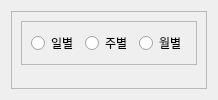
                   <widget class="QWidget" name="record_page">
                    <layout class="QGridLayout" name="gridLayout_10">
                     <item row="0" column="0">
                      <widget class="QFrame" name="frame_25">
                       <property name="frameShape">
                        <enum>QFrame::StyledPanel</enum>
                       </property>
                       <property name="frameShadow">
                        <enum>QFrame::Raised</enum>
                       </property>
                       <layout class="QVBoxLayout" name="verticalLayout_8">
                        <item>
                         <widget class="QFrame" name="frame_26">
                          <property name="sizePolicy">
                           <sizepolicy hsizetype="Maximum" vsizetype="Preferred">
                            <horstretch>0</horstretch>
                            <verstretch>0</verstretch>
                           </sizepolicy>
                          </property>
                          <property name="frameShape">
                           <enum>QFrame::StyledPanel</enum>
                          </property>
                          <property name="frameShadow">
                           <enum>QFrame::Raised</enum>
                          </property>
                          <layout class="QHBoxLayout" name="horizontalLayout_14">
                           <item>
                            <widget class="QRadioButton" name="radio_day">
                             <property name="text">
                              <string>일별</string>
                             </property>
                            </widget>
                           </item>
                           <item>
                            <widget class="QRadioButton" name="radio_week">
                             <property name="text">
                              <string>주별</string>
                             </property>
                            </widget>
                           </item>
                           <item>
                            <widget class="QRadioButton" name="radio_month">
                             <property name="text">
                              <string>월별</string>
                             </property>
                            </widget>
                           </item>
                          </layout>
                         </widget>
                        </item>
                        <item>
                         <widget class="QStackedWidget" name="stackedGraphs">
                          <widget class="QWidget" name="page_7"/>
                          <widget class="QWidget" name="page_8"/>
                         </widget>
                        </item>
                       </layout>
                      </widget>
                     </item>
                    </layout>
                   </widget>
